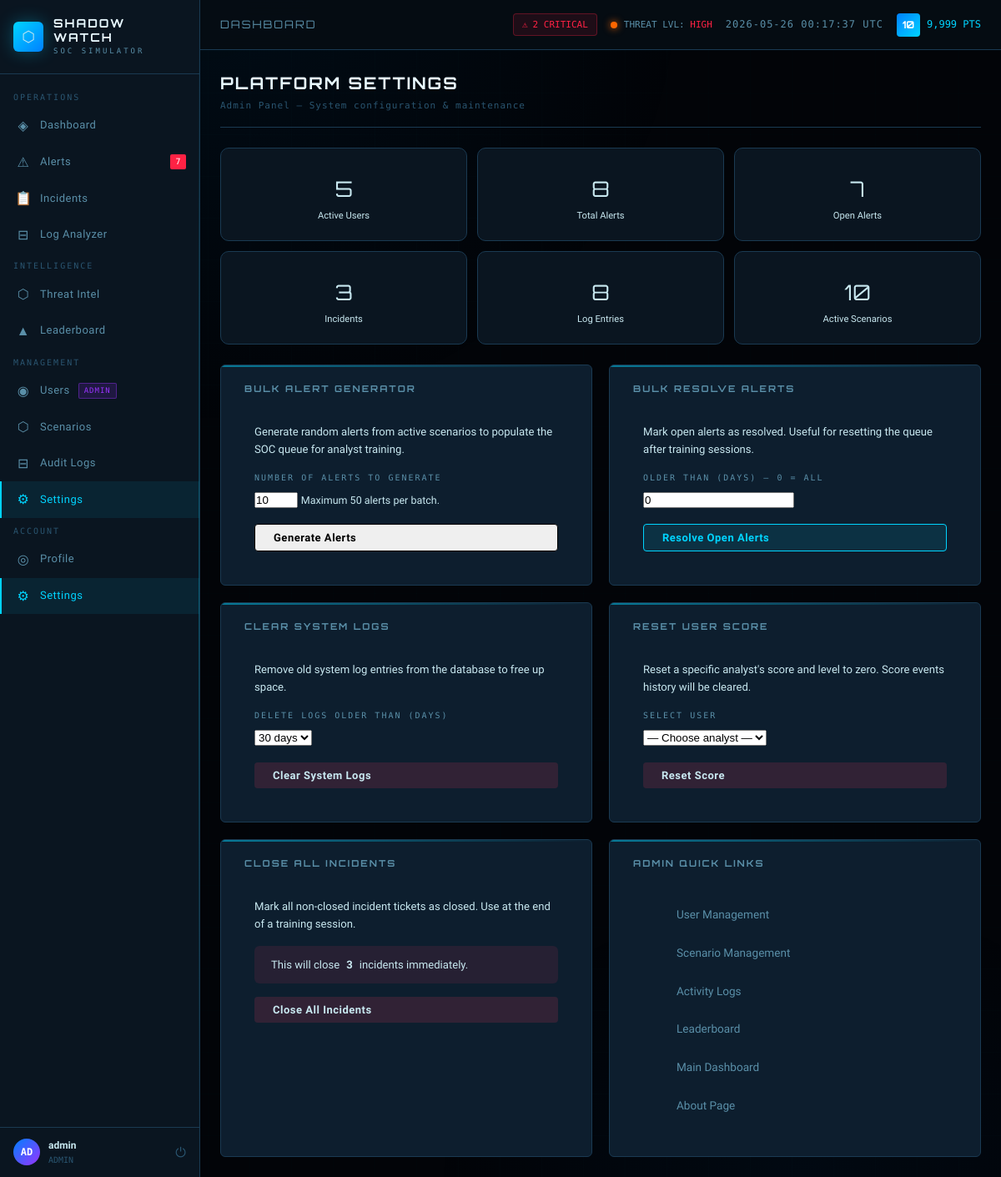
Screenshot of /admin/settings.php (signed in) with the database file from the repository.
### tables this page shows
CREATE TABLE IF NOT EXISTS users (
    id INT AUTO_INCREMENT PRIMARY KEY,
    username VARCHAR(50) UNIQUE NOT NULL,
    email VARCHAR(100) UNIQUE NOT NULL,
    password_hash VARCHAR(255) NOT NULL,
    role ENUM('analyst','senior_analyst','admin') DEFAULT 'analyst',
    score INT DEFAULT 0,
    level INT DEFAULT 1,
    preferences JSON DEFAULT NULL,
    is_active TINYINT(1) DEFAULT 1,
    last_login DATETIME DEFAULT NULL,
    created_at DATETIME DEFAULT CURRENT_TIMESTAMP,
    updated_at DATETIME DEFAULT CURRENT_TIMESTAMP ON UPDATE CURRENT_TIMESTAMP
);

### includes/db.php (called while the page is built, shortened)
<?php
class Database {
    private static $instance = null;
    private $pdo;
    private function __construct() {
        $dsn = "mysql:host=" . DB_HOST . ";dbname=" . DB_NAME . ";charset=utf8mb4";
        $options = [
            PDO::ATTR_ERRMODE => PDO::ERRMODE_EXCEPTION,
            PDO::ATTR_DEFAULT_FETCH_MODE => PDO::FETCH_ASSOC,
            PDO::ATTR_EMULATE_PREPARES => false,
        ];
        try {
            $this->pdo = new PDO($dsn, DB_USER, DB_PASS, $options);
        } catch (PDOException $e) {
            error_log("DB Connection failed: " . $e->getMessage());
            die(json_encode(['error' => 'Database connection failed']));
        }
    }
    public static function getInstance() {
        if (!self::$instance) {
            self::$instance = new Database();
        }
        return self::$instance;
    }
    public function query($sql, $params = []) {
        $stmt = $this->pdo->prepare($sql);
        $stmt->execute($params);
        return $stmt;
    }
    public function fetchOne($sql, $params = []) {
        return $this->query($sql, $params)->fetch();
    }
}
function db() { return Database::getInstance(); }

### includes/functions.php (called while the page is built, shortened)
<?php
function getOpenAlertsCount() {
    $r = db()->fetchOne("SELECT COUNT(*) as cnt FROM alerts WHERE status = 'open'");
    return (int)($r['cnt'] ?? 0);
}
function getCriticalAlertsCount() {
    $r = db()->fetchOne("SELECT COUNT(*) as cnt FROM alerts WHERE status = 'open' AND severity = 'critical'");
    return (int)($r['cnt'] ?? 0);
}

### includes/auth.php (called while the page is built, shortened)
<?php
require_once __DIR__ . '/db.php';
function isLoggedIn() {
    return isset($_SESSION['user_id']) && !empty($_SESSION['user_id']);
}
function isAdmin() {
    return isset($_SESSION['user_role']) && $_SESSION['user_role'] === 'admin';
}
function isSeniorAnalyst() {
    return isset($_SESSION['user_role']) && in_array($_SESSION['user_role'], ['admin', 'senior_analyst']);
}
function getCurrentUser() {
    return db()->fetchOne("SELECT * FROM users WHERE id = ?", [$_SESSION['user_id']]);
}

### admin/settings.php (the view, shortened to what this page needs)
<?php
require_once '../includes/auth.php';
require_once '../includes/functions.php';
$db = db();
$stats = [
    'users'     => (int)$db->query("SELECT COUNT(*) FROM users WHERE is_active=1")->fetchColumn(),
    'alerts'    => (int)$db->query("SELECT COUNT(*) FROM alerts")->fetchColumn(),
    'open'      => (int)$db->query("SELECT COUNT(*) FROM alerts WHERE status='open'")->fetchColumn(),
    'incidents' => (int)$db->query("SELECT COUNT(*) FROM incidents")->fetchColumn(),
    'logs'      => (int)$db->query("SELECT COUNT(*) FROM system_logs")->fetchColumn(),
    'scenarios' => (int)$db->query("SELECT COUNT(*) FROM scenarios WHERE is_active=1")->fetchColumn(),
];
include '../includes/header.php';
?>
<div class="page-header">
    <div>
        <h1 class="page-title"><i class="fas fa-cogs" style="color:var(--cyan)"></i> PLATFORM SETTINGS</h1>
        <p class="page-subtitle">Admin Panel — System configuration &amp; maintenance</p>
    </div>
</div>
<div class="admin-stat-grid">
    <div class="astat-card">
        <div class="astat-val"><?= $stats['users'] ?></div>
        <div class="astat-label">Active Users</div>
    </div>
    <div class="astat-card">
        <div class="astat-val"><?= $stats['alerts'] ?></div>
        <div class="astat-label">Total Alerts</div>
    </div>
    <div class="astat-card">
        <div class="astat-val"><?= $stats['open'] ?></div>
        <div class="astat-label">Open Alerts</div>
    </div>
    <div class="astat-card">
        <div class="astat-val"><?= $stats['incidents'] ?></div>
        <div class="astat-label">Incidents</div>
    </div>
    <div class="astat-card">
        <div class="astat-val"><?= number_format($stats['logs']) ?></div>
        <div class="astat-label">Log Entries</div>
    </div>
    <div class="astat-card">
        <div class="astat-val"><?= $stats['scenarios'] ?></div>
        <div class="astat-label">Active Scenarios</div>
    </div>
</div>
<div class="settings-actions-grid">
    <div class="card">
        <div class="card-header">
            <h3 class="card-title"><i class="fas fa-bolt" style="color:var(--yellow)"></i> Bulk Alert Generator</h3>
        </div>
        <form method="POST" class="action-form">
            <p class="action-desc">Generate random alerts from active scenarios to populate the SOC queue for analyst training.</p>
            <div class="form-group">
                <label class="form-label">Number of Alerts to Generate</label>
                <input type="number" name="count" class="form-input" value="10" min="1" max="50">
                <small class="form-hint">Maximum 50 alerts per batch.</small>
            </div>
            <button type="submit" class="btn btn-warning w-100">
                <i class="fas fa-bolt"></i> Generate Alerts
            </button>
        </form>
    </div>
    <div class="card">
        <div class="card-header">
            <h3 class="card-title"><i class="fas fa-check-double" style="color:var(--green)"></i> Bulk Resolve Alerts</h3>
        </div>
        <form method="POST" class="action-form" onsubmit="return confirm('Resolve all open alerts? This cannot be undone.')">
            <p class="action-desc">Mark open alerts as resolved. Useful for resetting the queue after training sessions.</p>
            <div class="form-group">
                <label class="form-label">Older than (days) — 0 = all</label>
                <input type="number" name="older_than_days" class="form-input" value="0" min="0">
            </div>
            <button type="submit" class="btn btn-primary w-100">
                <i class="fas fa-check-double"></i> Resolve Open Alerts
            </button>
        </form>
    </div>
    <div class="card">
        <div class="card-header">
            <h3 class="card-title"><i class="fas fa-trash" style="color:var(--red)"></i> Clear System Logs</h3>
        </div>
        <form method="POST" class="action-form" onsubmit="return confirm('Delete old system logs? Cannot be undone.')">
            <p class="action-desc">Remove old system log entries from the database to free up space.</p>
            <div class="form-group">
                <label class="form-label">Delete Logs Older Than (days)</label>
                <select name="log_days" class="form-input">
                    <option value="30" selected>30 days</option>
                </select>
            </div>
            <button type="submit" class="btn btn-danger w-100">
                <i class="fas fa-trash"></i> Clear System Logs
            </button>
        </form>
    </div>
    <div class="card">
        <div class="card-header">
            <h3 class="card-title"><i class="fas fa-undo" style="color:var(--orange)"></i> Reset User Score</h3>
        </div>
        <form method="POST" class="action-form" onsubmit="return confirm('Reset this user\'s score to 0? This cannot be undone.')">
            <p class="action-desc">Reset a specific analyst's score and level to zero. Score events history will be cleared.</p>
            <div class="form-group">
                <label class="form-label">Select User</label>
                <select name="user_id" class="form-input" required>
                    <option value="">— Choose analyst —</option>
                </select>
            </div>
            <button type="submit" class="btn btn-danger w-100">
                <i class="fas fa-undo"></i> Reset Score
            </button>
        </form>
    </div>
    <div class="card">
        <div class="card-header">
            <h3 class="card-title"><i class="fas fa-times-circle" style="color:var(--red)"></i> Close All Incidents</h3>
        </div>
        <form method="POST" class="action-form" onsubmit="return confirm('Close ALL open incidents? Cannot be undone.')">
            <p class="action-desc">Mark all non-closed incident tickets as closed. Use at the end of a training session.</p>
            <div class="danger-box">
                This will close <strong><?= $stats['incidents'] ?></strong> incidents immediately.
            </div>
            <button type="submit" class="btn btn-danger w-100" style="margin-top:1rem">
                <i class="fas fa-times-circle"></i> Close All Incidents
            </button>
        </form>
    </div>
    <div class="card">
        <div class="card-header">
            <h3 class="card-title"><i class="fas fa-link"></i> Admin Quick Links</h3>
        </div>
        <div class="action-form">
            <div class="quick-links">
                <a href="users.php" class="quick-link">
                    <span>User Management</span>
                </a>
                <a href="scenarios.php" class="quick-link">
                    <span>Scenario Management</span>
                </a>
                <a href="logs.php" class="quick-link">
                    <span>Activity Logs</span>
                </a>
                <a href="../leaderboard.php" class="quick-link">
                    <span>Leaderboard</span>
                </a>
                <a href="../dashboard.php" class="quick-link">
                    <span>Main Dashboard</span>
                </a>
                <a href="../about.php" class="quick-link" target="_blank">
                    <span>About Page</span>
                </a>
            </div>
        </div>
    </div>
</div>
<?php include '../includes/footer.php'; ?>

### includes/header.php (shortened to what this page needs)
<?php
require_once __DIR__ . '/auth.php';
require_once __DIR__ . '/functions.php';
$currentUser = getCurrentUser();
$openAlerts = getOpenAlertsCount();
$criticalAlerts = getCriticalAlertsCount();
$initials = strtoupper(substr($currentUser['username'], 0, 2));
$pageTitle = $pageTitle ?? 'Dashboard';
$currentPage = $currentPage ?? '';
?>
<!DOCTYPE html>
<html lang="en">
<head>
    <link rel="stylesheet" href="/shadowwatch/assets/css/app.css">
</head>
<body>
<div class="app-layout">
    <aside class="sidebar">
        <div class="sidebar-logo">
            <div class="logo-icon">⬡</div>
            <div>
                <div class="logo-text">SHADOW<br>WATCH</div>
                <div class="logo-sub">SOC SIMULATOR</div>
            </div>
        </div>
        <nav class="sidebar-nav">
            <div class="nav-section">Operations</div>
            <a href="/shadowwatch/dashboard.php" class="nav-item <?= $currentPage === 'dashboard' ? 'active' : '' ?>">
                <span class="nav-icon">◈</span> Dashboard
            </a>
            <a href="/shadowwatch/alerts.php" class="nav-item <?= $currentPage === 'alerts' ? 'active' : '' ?>">
                <span class="nav-icon">⚠</span> Alerts
                <?php if ($openAlerts > 0): ?>
                    <span class="nav-badge" id="alert-count-badge"><?= $openAlerts ?></span>
                <?php endif; ?>
            </a>
            <a href="/shadowwatch/incidents.php" class="nav-item <?= $currentPage === 'incidents' ? 'active' : '' ?>">
                <span class="nav-icon">📋</span> Incidents
            </a>
            <a href="/shadowwatch/logs.php" class="nav-item <?= $currentPage === 'logs' ? 'active' : '' ?>">
                <span class="nav-icon">⊟</span> Log Analyzer
            </a>
            <div class="nav-section">Intelligence</div>
            <a href="/shadowwatch/scenarios.php" class="nav-item <?= $currentPage === 'scenarios' ? 'active' : '' ?>">
                <span class="nav-icon">⬡</span> Threat Intel
            </a>
            <a href="/shadowwatch/leaderboard.php" class="nav-item <?= $currentPage === 'leaderboard' ? 'active' : '' ?>">
                <span class="nav-icon">▲</span> Leaderboard
            </a>
            <?php if (isSeniorAnalyst()): ?>
            <div class="nav-section">Management</div>
            <a href="/shadowwatch/admin/users.php" class="nav-item <?= $currentPage === 'admin_users' ? 'active' : '' ?>">
                <span class="nav-icon">◉</span> Users
                <?php if (isAdmin()): ?><span class="admin-badge">ADMIN</span><?php endif; ?>
            </a>
            <a href="/shadowwatch/admin/scenarios.php" class="nav-item <?= $currentPage === 'admin_scenarios' ? 'active' : '' ?>">
                <span class="nav-icon">⬡</span> Scenarios
            </a>
            <a href="/shadowwatch/admin/logs.php" class="nav-item <?= $currentPage === 'admin_logs' ? 'active' : '' ?>">
                <span class="nav-icon">⊟</span> Audit Logs
            </a>
            <a href="/shadowwatch/admin/settings.php" class="nav-item <?= $currentPage === 'admin_settings' ? 'active' : '' ?>">
                <span class="nav-icon">⚙</span> Settings
            </a>
            <?php endif; ?>
            <div class="nav-section">Account</div>
            <a href="/shadowwatch/profile.php" class="nav-item <?= $currentPage === 'profile' ? 'active' : '' ?>">
                <span class="nav-icon">◎</span> Profile
            </a>
            <a href="/shadowwatch/settings.php" class="nav-item <?= $currentPage === 'settings' ? 'active' : '' ?>">
                <span class="nav-icon">⚙</span> Settings
            </a>
        </nav>
        <div class="sidebar-footer">
            <div class="user-mini">
                <div class="user-avatar-sm"><?= $initials ?></div>
                <div class="user-mini-info">
                    <div class="user-mini-name"><?= htmlspecialchars($currentUser['username']) ?></div>
                    <div class="user-mini-role"><?= strtoupper(str_replace('_', ' ', $currentUser['role'])) ?></div>
                </div>
                <a href="/shadowwatch/includes/logout.php" title="Logout" style="color:var(--text-dim);text-decoration:none;font-size:16px;margin-left:4px;" onclick="return confirm('Logout?')">⏻</a>
            </div>
        </div>
    </aside>
    <div class="main-content">
        <header class="topbar">
            <span class="topbar-title"><?= htmlspecialchars($pageTitle) ?></span>
            <div class="topbar-right">
                <?php if ($criticalAlerts > 0): ?>
                <a href="/shadowwatch/alerts.php?severity=critical" class="topbar-alerts">
                    ⚠ <span id="topbar-alert-count"><?= $criticalAlerts ?> CRITICAL</span>
                </a>
                <?php endif; ?>
                <div class="threat-level">
                    <div class="threat-indicator"></div>
                    <span>THREAT LVL: <?= $criticalAlerts > 0 ? '<span style="color:var(--accent-red)">HIGH</span>' : '<span style="color:var(--accent-yellow)">ELEVATED</span>' ?></span>
                </div>
                <span class="topbar-clock" id="live-clock"></span>
                <div class="flex-center gap-8">
                    <span class="level-badge" title="Level <?= $currentUser['level'] ?>"><?= $currentUser['level'] ?></span>
                    <span style="font-family:var(--font-mono);font-size:12px;color:var(--accent-cyan)"><?= number_format($currentUser['score']) ?> PTS</span>
                </div>
            </div>
        </header>
        <div class="page-content">

### rows the page displays
users: username "AD", username "admin", role "ADMIN", level "10", score "9,999"

### other values shown
$openAlerts "7"
$pageTitle "DASHBOARD"
$criticalAlerts "2"
$stats['users'] "5"
$stats['alerts'] "8"
$stats['open'] "7"
$stats['incidents'] "3"
$stats['logs'] "8"
$stats['scenarios'] "10"
